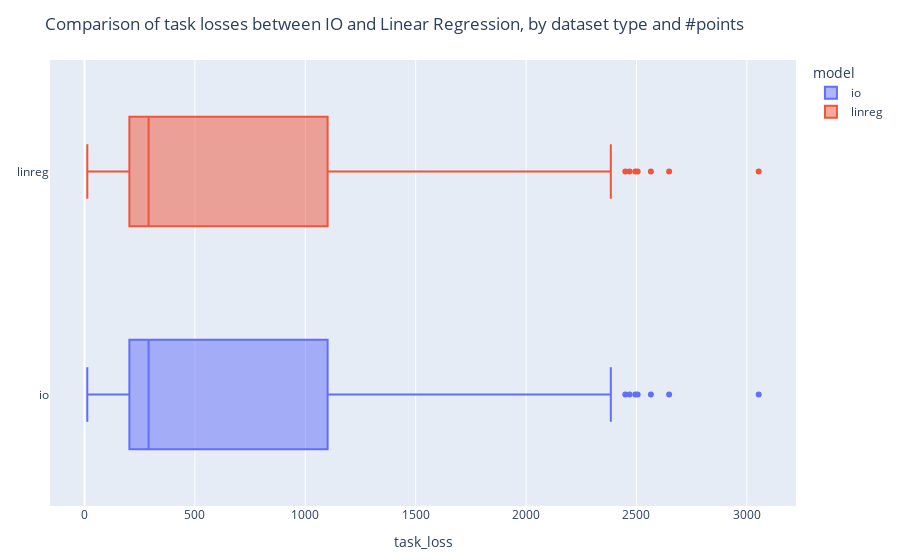

The code cell stored with this chart in its notebook:
### Code cell
plot(
    subset(results, :recourse_flow => r -> r .<= 0),
    kind="box",
    x=:task_loss,
    facet_row=:n_points,
    facet_col=:dataset,
    color=:model,
    Layout(
        title="Comparison of task losses between IO and Linear Regression, by dataset type and #points",
        #xaxis_title="task_loss"
    )
)

### Figure 1 — Plotly figure (JSON) as saved in the notebook; plotly's stock layout.template omitted (floating-point values rounded to 4 significant figures; data arrays with more than 128 entries replaced by an {"elided": "..."} marker saying what was removed)
{"data": [{"legendgroup": "io", "marker": {"color": "#636efa"}, "name": "io", "showlegend": true, "type": "box", "x": {"elided": "1722 float values"}, "xaxis": "x", "yaxis": "y"}, {"legendgroup": "linreg", "marker": {"color": "#EF553B"}, "name": "linreg", "showlegend": true, "type": "box", "x": {"elided": "1722 float values"}, "xaxis": "x", "yaxis": "y"}], "layout": {"legend": {"title": {"text": "model"}, "tracegroupgap": 0}, "margin": {"b": 50, "l": 50, "r": 50, "t": 60}, "title": "Comparison of task losses between IO and Linear Regression, by dataset type and #points", "xaxis": {"title": {"text": "task_loss"}}}}
